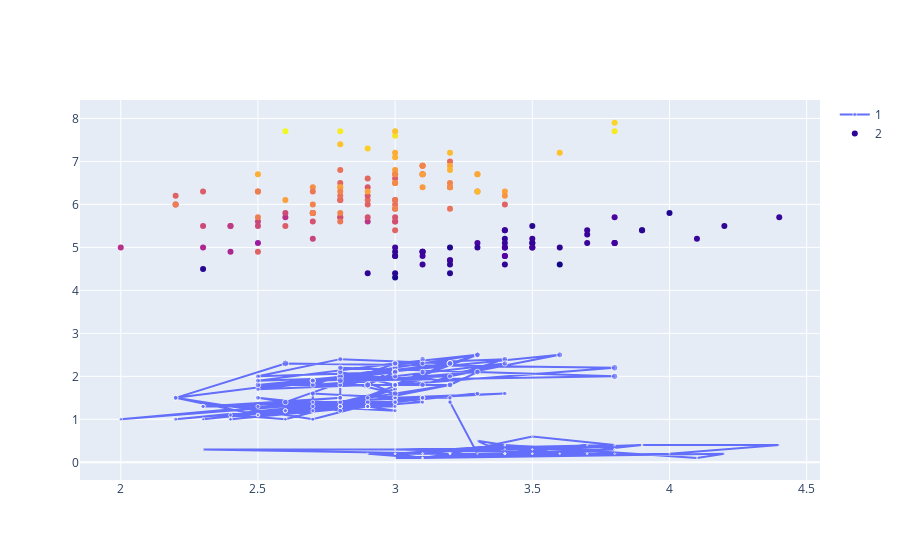

This figure's notebook cell:
### Code cell
fig_iris = go.Figure()

fig_iris.add_trace(go.Scatter(x=iris_df.sepal_width, y=iris_df.petal_width
                             , mode='lines+markers'
                             , name='1'
                             , marker =dict(size=iris_df.petal_length)
                        
                        )
             )

fig_iris.add_trace(go.Scatter(x=iris_df.sepal_width, y=iris_df.sepal_length
                              , mode='markers'
                              , name='2'
                              , marker =dict(color=iris_df.petal_length)
                        )
             )


fig_iris.show()

### Figure 1 — Plotly figure (JSON) as saved in the notebook; plotly's stock layout.template omitted (floating-point values rounded to 4 significant figures; data arrays with more than 128 entries replaced by an {"elided": "..."} marker saying what was removed)
{"data": [{"marker": {"size": {"elided": "150 float values"}}, "mode": "lines+markers", "name": "1", "type": "scatter", "x": {"elided": "150 float values"}, "y": {"elided": "150 float values"}}, {"marker": {"color": {"elided": "150 float values"}}, "mode": "markers", "name": "2", "type": "scatter", "x": {"elided": "150 float values"}, "y": {"elided": "150 float values"}}], "layout": {}}
